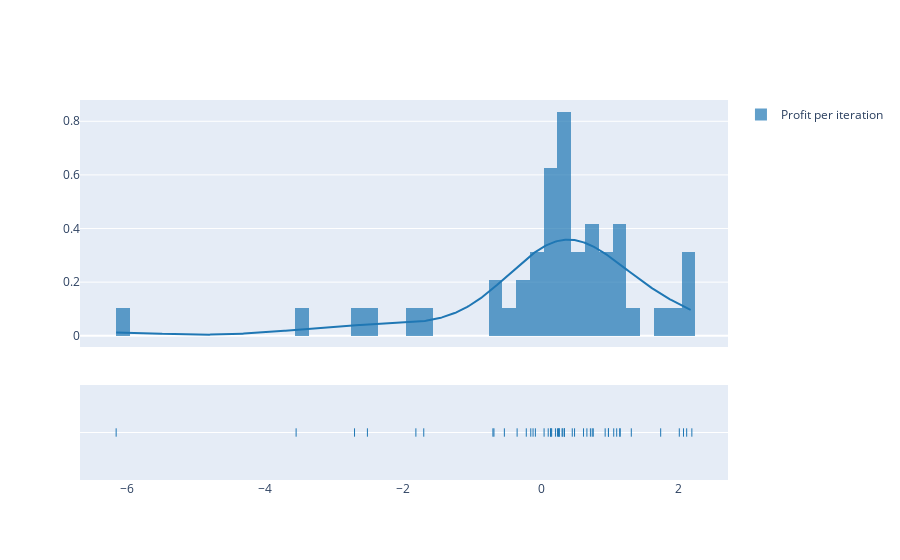

The notebook cell this image was saved under:
### Code cell
import plotly.figure_factory as ff
import numpy as np
fig = ff.create_distplot([eval_ds.profit*1000], ["Profit per iteration"], bin_size=.2)
fig.show()

### Figure 1 — Plotly figure (JSON) as saved in the notebook; plotly's stock layout.template omitted (floating-point values rounded to 4 significant figures; data arrays with more than 128 entries replaced by an {"elided": "..."} marker saying what was removed)
{"data": [{"autobinx": false, "histnorm": "probability density", "legendgroup": "Profit per iteration", "marker": {"color": "rgb(31, 119, 180)"}, "name": "Profit per iteration", "opacity": 0.7, "type": "histogram", "x": [0.137, 0.104, 0.044, -0.214, -3.552, -2.518, 0.453, 1.097, 0.338, 1.141, 0.978, 1.148, -0.532, 2.187, -6.162, 0.263, 0.757, -0.082, 0.209, 0.154, 0.34, 0.263, 1.054, -2.705, 1.309, -0.347, 0.486, -0.116, 0.238, -0.149, 0.254, 0.93, 2.005, 2.066, 0.742, -1.701, 1.735, 2.112, 0.305, 0.144, 0.665, -0.698, 0.716, -0.683, 0.616, 0.977, -1.815, 0.315], "xaxis": "x", "xbins": {"end": 2.187, "size": 0.2, "start": -6.162}, "yaxis": "y"}, {"legendgroup": "Profit per iteration", "marker": {"color": "rgb(31, 119, 180)"}, "mode": "lines", "name": "Profit per iteration", "showlegend": false, "type": "scatter", "x": {"elided": "500 float values"}, "xaxis": "x", "y": {"elided": "500 float values"}, "yaxis": "y"}, {"legendgroup": "Profit per iteration", "marker": {"color": "rgb(31, 119, 180)", "symbol": "line-ns-open"}, "mode": "markers", "name": "Profit per iteration", "showlegend": false, "type": "scatter", "x": [0.137, 0.104, 0.044, -0.214, -3.552, -2.518, 0.453, 1.097, 0.338, 1.141, 0.978, 1.148, -0.532, 2.187, -6.162, 0.263, 0.757, -0.082, 0.209, 0.154, 0.34, 0.263, 1.054, -2.705, 1.309, -0.347, 0.486, -0.116, 0.238, -0.149, 0.254, 0.93, 2.005, 2.066, 0.742, -1.701, 1.735, 2.112, 0.305, 0.144, 0.665, -0.698, 0.716, -0.683, 0.616, 0.977, -1.815, 0.315], "xaxis": "x", "y": ["Profit per iteration", "Profit per iteration", "Profit per iteration", "Profit per iteration", "Profit per iteration", "Profit per iteration", "Profit per iteration", "Profit per iteration", "Profit per iteration", "Profit per iteration", "Profit per iteration", "Profit per iteration", "Profit per iteration", "Profit per iteration", "Profit per iteration", "Profit per iteration", "Profit per iteration", "Profit per iteration", "Profit per iteration", "Profit per iteration", "Profit per iteration", "Profit per iteration", "Profit per iteration", "Profit per iteration", "Profit per iteration", "Profit per iteration", "Profit per iteration", "Profit per iteration", "Profit per iteration", "Profit per iteration", "Profit per iteration", "Profit per iteration", "Profit per iteration", "Profit per iteration", "Profit per iteration", "Profit per iteration", "Profit per iteration", "Profit per iteration", "Profit per iteration", "Profit per iteration", "Profit per iteration", "Profit per iteration", "Profit per iteration", "Profit per iteration", "Profit per iteration", "Profit per iteration", "Profit per iteration", "Profit per iteration"], "yaxis": "y2"}], "layout": {"barmode": "overlay", "hovermode": "closest", "legend": {"traceorder": "reversed"}, "xaxis": {"anchor": "y2", "domain": [0, 1], "zeroline": false}, "yaxis": {"anchor": "free", "domain": [0.35, 1], "position": 0}, "yaxis2": {"anchor": "x", "domain": [0, 0.25], "dtick": 1, "showticklabels": false}}}
